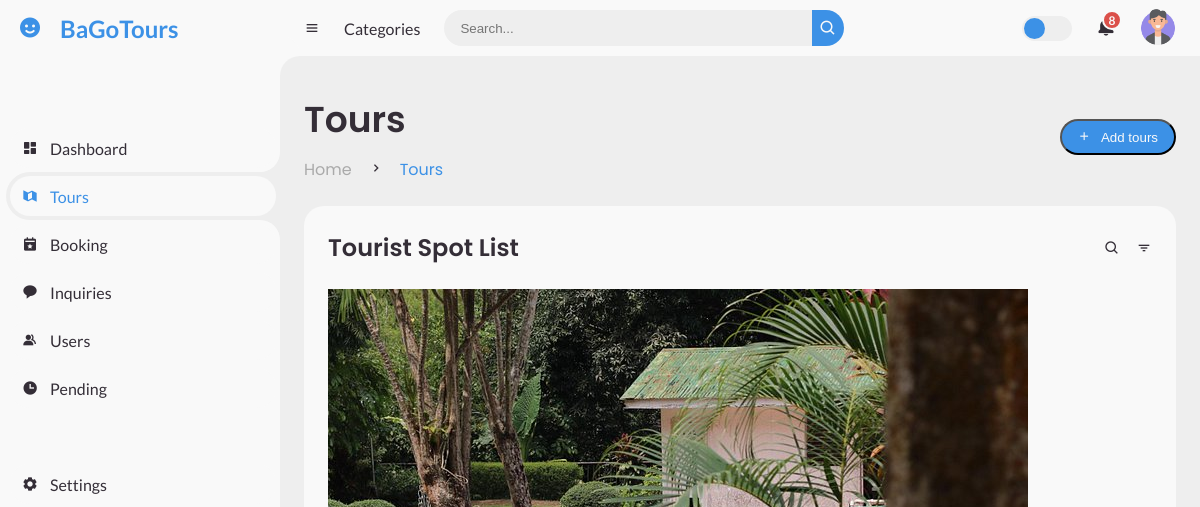
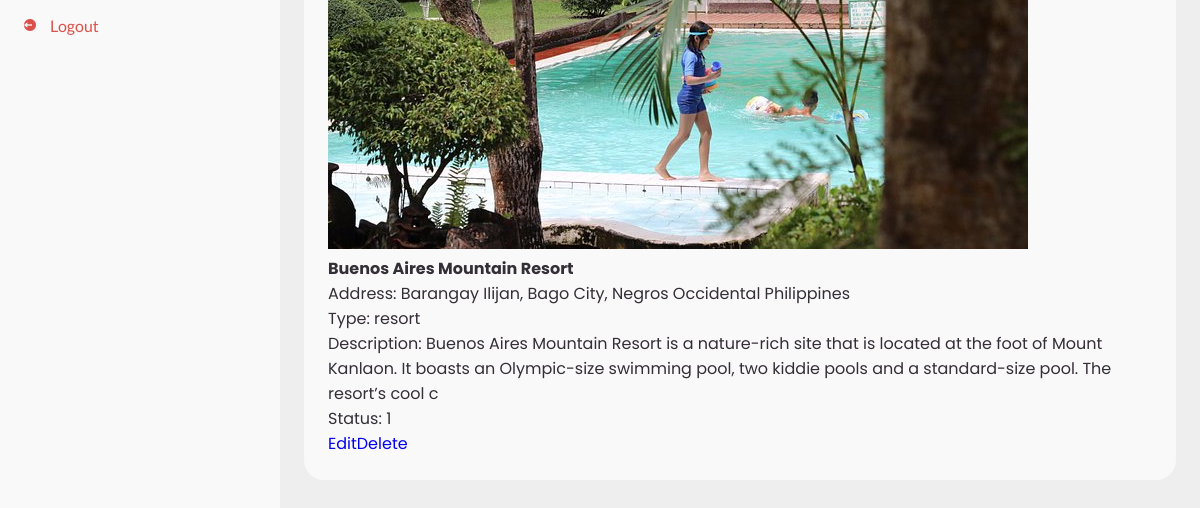
Before: /admin/tours.php (signed in) with the older database file (2 pictures, top to bottom).
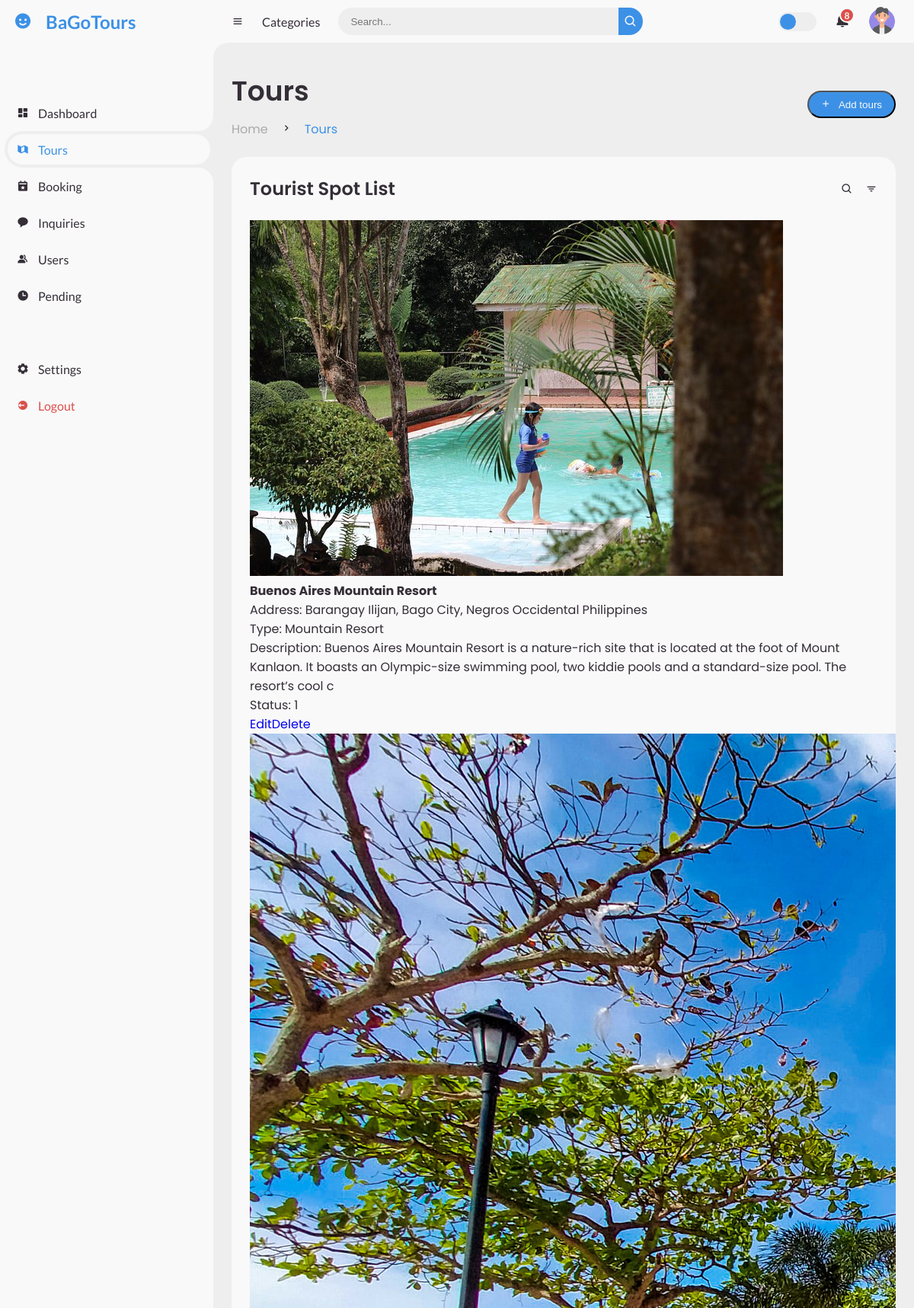
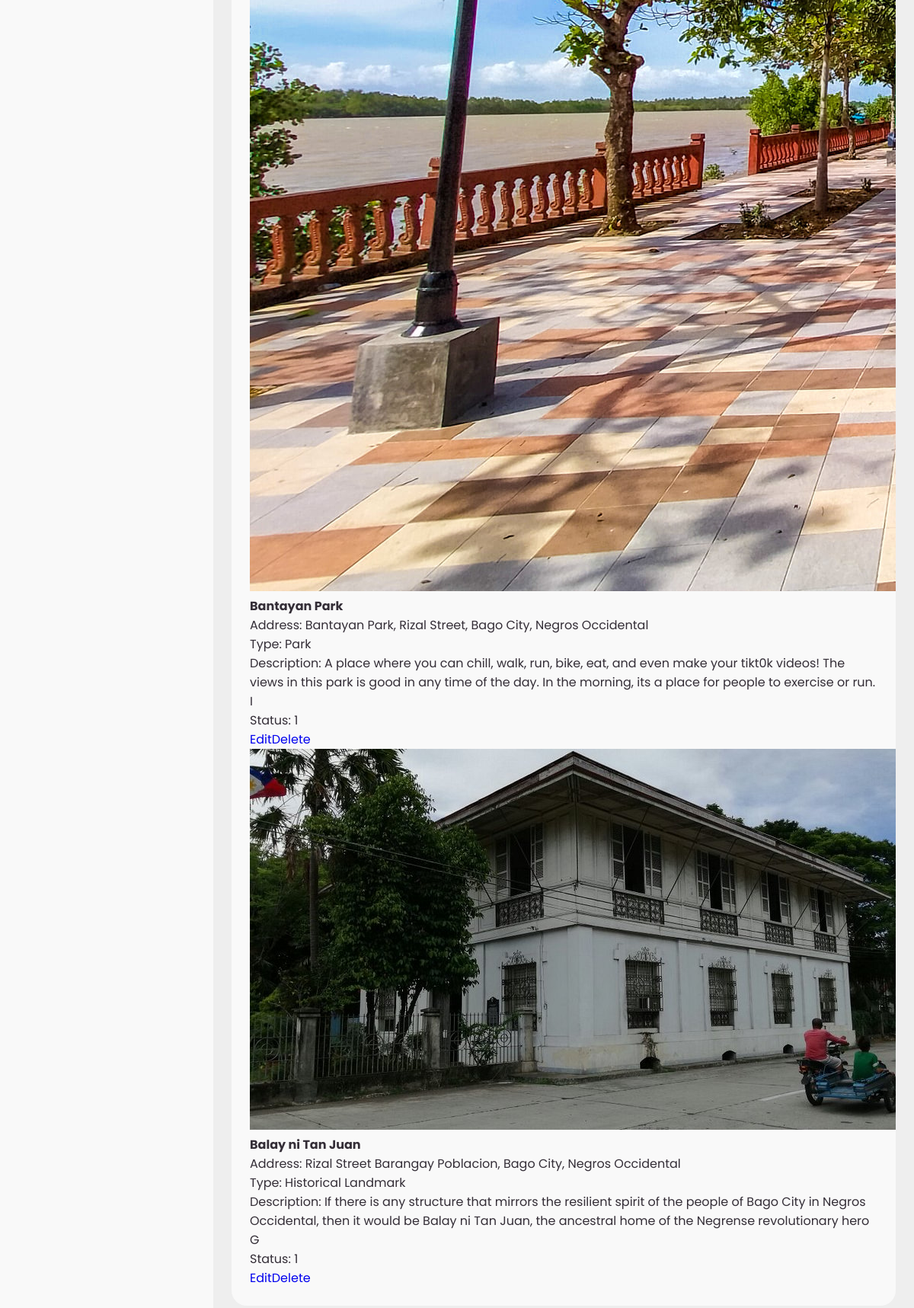
After: the same page with the newer database file (2 pictures, top to bottom).
### tables this page shows
CREATE TABLE `tours` (
  `id` int(50) NOT NULL,
  `user_id` int(50) NOT NULL,
  `img` varchar(50) NOT NULL,
  `title` varchar(200) NOT NULL,
  `address` varchar(200) NOT NULL,
  `latitude` varchar(50) NOT NULL,
  `longitude` varchar(50) NOT NULL,
  `type` varchar(50) NOT NULL,
  `description` varchar(200) NOT NULL,
  `status` varchar(50) NOT NULL,
  `date_created` datetime NOT NULL DEFAULT current_timestamp()
);

### func/user_func.php (called while the page is built, shortened)
<?php
function getAllTours($conn) {
    $sql = "SELECT * FROM tours WHERE status = 1";
    $result = mysqli_query($conn, $sql);
    $tours = [];
    if (mysqli_num_rows($result) > 0) {
        while ($row = mysqli_fetch_assoc($result)) {
            $tours[] = $row;
        }
    }
    return $tours;
}

### admin/tours.php (the view, shortened to what this page needs)
<?php
include '../include/db_conn.php';
include '../func/user_func.php';
$pp = $_SESSION['profile-pic'];
$tour = getAllTours($conn);
?>
<!DOCTYPE html>
<html lang="en">
<head>
    <link href='https://unpkg.com/boxicons@2.0.9/css/boxicons.min.css' rel='stylesheet'>
    <link rel="stylesheet" href="../assets/css/admin.css">
    <link href="https://api.mapbox.com/mapbox-gl-js/v3.3.0/mapbox-gl.css" rel="stylesheet" />
</head>
<body>
    <?php include 'includes/sidebar.php'; ?>
    <section id="content">
        <?php include 'includes/navbar.php'; ?>
        <main>
            <div class="head-title">
                <div class="left">
                    <h1>Tours</h1>
                    <?php include 'includes/breadcrumb.php'; ?>
                </div>
                <button class="btn-download" id="btn-download">
                    <i class='bx bx-plus'></i>Add tours
                </button>
            </div>
            <div class="table-data">
                <div class="order">
                    <div class="head">
                        <h3>Tourist Spot List</h3>
                        <i class='bx bx-search'></i>
                        <i class='bx bx-filter'></i>
                    </div>
                    <?php
                    if (!empty($tour)) {
                        foreach ($tour as $row) {
                            $images = explode(',', $row['img']);
                            echo '<div class="data">';
                            foreach ($images as $image) {
                                echo '<img src="../upload/Tour Images/' . $image . '" alt="Tour Image">';
                            }
                            echo '<div class="content">';
                            echo '<h4>' . htmlspecialchars($row['title'], ENT_QUOTES, 'UTF-8') . '</h4>';
                            echo '<p>Address: ' . htmlspecialchars($row['address'], ENT_QUOTES, 'UTF-8') . '</p>';
                            echo '<p>Type: ' . htmlspecialchars($row['type'], ENT_QUOTES, 'UTF-8') . '</p>';
                            echo '<p>Description: ' . htmlspecialchars($row['description'], ENT_QUOTES, 'UTF-8') . '</p>';
                            echo '<p>Status: ' . htmlspecialchars($row['status'], ENT_QUOTES, 'UTF-8') . '</p>';
                            echo '<a href="edit-tour?id=' . urlencode($row['id']) . '" class="btn-edit">Edit</a>';
                            echo '<a href="#" class="btn-delete" data-tour-id="' . urlencode($row['id']) . '">Delete</a>';
                            echo '</div>';
                            echo '</div>';
                        }
                    } else {
                        echo '<p>No tours found.</p>';
                    }
                    ?>
                </div>
            </div>
        </main>
    </section>
</body>
</html>

### admin/includes/sidebar.php
<?php
$current_page = basename($_SERVER['PHP_SELF'], '.php');
?>
<section id="sidebar">
    <a href="home" class="brand">
        <i class='bx bxs-smile'></i>
        <span class="text">BaGoTours</span>
    </a>
    <ul class="side-menu top">
        <li class="<?php echo $current_page == 'dashboard' ? 'active' : ''; ?>">
            <a href="dashboard">
                <i class='bx bxs-dashboard'></i>
                <span class="text">Dashboard</span>
            </a>
        </li>
        <li class="<?php echo $current_page == 'tours' ? 'active' : ''; ?>">
            <a href="tours">
                <i class='bx bxs-map-alt'></i>
                <span class="text">Tours</span>
            </a>
        </li>
        <li class="<?php echo $current_page == 'booking' ? 'active' : ''; ?>">
            <a href="booking">
                <i class='bx bxs-calendar-star' ></i>
                <span class="text">Booking</span>
            </a>
        </li>
        <li class="<?php echo $current_page == 'inq' ? 'active' : ''; ?>">
            <a href="inq">
                <i class='bx bxs-message-rounded'></i>
                <span class="text">Inquiries</span>
            </a>
        </li>
        <li class="<?php echo $current_page == 'user' ? 'active' : ''; ?>">
            <a href="user">
                <i class='bx bxs-group'></i>
                <span class="text">Users</span>
            </a>
        </li>
        <li class="<?php echo $current_page == 'pending' ? 'active' : ''; ?>">
            <a href="pending">
                <i class='bx bxs-time'></i>
                <span class="text">Pending</span>
            </a>
        </li>
    </ul>
    <ul class="side-menu">
        <li class="<?php echo $current_page == 'setting' ? 'active' : ''; ?>">
            <a href="setting">
                <i class='bx bxs-cog'></i>
                <span class="text">Settings</span>
            </a>
        </li>
        <li>
            <a href="../php/logout.php" class="logout">
                <i class='bx bxs-log-out-circle'></i>
                <span class="text">Logout</span>
            </a>
        </li>
    </ul>
</section>

### admin/includes/navbar.php (shortened to what this page needs)
<nav>
			<i class='bx bx-menu' ></i>
			<a href="#" class="nav-link">Categories</a>
			<form action="#">
				<div class="form-input">
					<input type="search" placeholder="Search...">
					<button type="submit" class="search-btn"><i class='bx bx-search' ></i></button>
				</div>
			</form>
			<label for="switch-mode" class="switch-mode"></label>
			<a href="#" class="notification">
				<span class="num">8</span>
			</a>
			<a href="#" class="profile">
				<img src="../upload/Profile Pictures/<?php echo $pp?>">
			</a>
		</nav>

### admin/includes/breadcrumb.php
<?php
$breadcrumbs = [
    'home' => [
        ['title' => 'Home', 'url' => 'home']
    ],
    'booking' => [
        ['title' => 'Home', 'url' => 'home'],
        ['title' => 'Booking', 'url' => 'booking']
    ],
    'dashboard' => [
        ['title' => 'Home', 'url' => 'home'],
        ['title' => 'dashboard', 'url' => 'dashboard']
    ],
    'inq' => [
        ['title' => 'Home', 'url' => 'home'],
        ['title' => 'Inquiries', 'url' => 'inq']
    ],
    'pending' => [
        ['title' => 'Home', 'url' => 'home'],
        ['title' => 'Pending', 'url' => 'pending']
    ],
    'setting' => [
        ['title' => 'Home', 'url' => 'home'],
        ['title' => 'Settings', 'url' => 'setting']
    ],
    'tours' => [
        ['title' => 'Home', 'url' => 'home'],
        ['title' => 'Tours', 'url' => 'tours']
    ],
    'user' => [
        ['title' => 'Home', 'url' => 'home'],
        ['title' => 'Users', 'url' => 'user']
    ],
];
$page = basename($_SERVER['PHP_SELF'], '.php');
$currentBreadcrumbs = $breadcrumbs[$page] ?? $breadcrumbs['home'];
?>
<ul class="breadcrumb">
    <?php foreach ($currentBreadcrumbs as $key => $breadcrumb): ?>
        <li>
            <a href="<?php echo $breadcrumb['url']; ?>" <?php if ($key === array_key_last($currentBreadcrumbs)) echo 'class="active"'; ?>>
                <?php echo $breadcrumb['title']; ?>
            </a>
        </li>
        <?php if ($key !== array_key_last($currentBreadcrumbs)): ?>
            <li><i class='bx bx-chevron-right'></i></li>
        <?php endif; ?>
    <?php endforeach; ?>
</ul>

Changed rows visible on the page:
changed tours "Buenos Aires Mountain Resort": type "resort" → "Mountain Resort"
added tours: img (picture), title "Bantayan Park", address "Bantayan Park, Rizal Street, Bago City, Negros Occidental", type "Park", description "A place where you can chill, walk, run, bike, eat, and even make your tikt0k videos! The views in this park is good in any time of the day. In the morning, its a place for people to exercise or run. I", status "1"
added tours: img (picture), title "Balay ni Tan Juan", address "Rizal Street Barangay Poblacion, Bago City, Negros Occidental", type "Historical Landmark", description "If there is any structure that mirrors the resilient spirit of the people of Bago City in Negros Occidental, then it would be Balay ni Tan Juan, the ancestral home of the Negrense revolutionary hero G", status "1"
